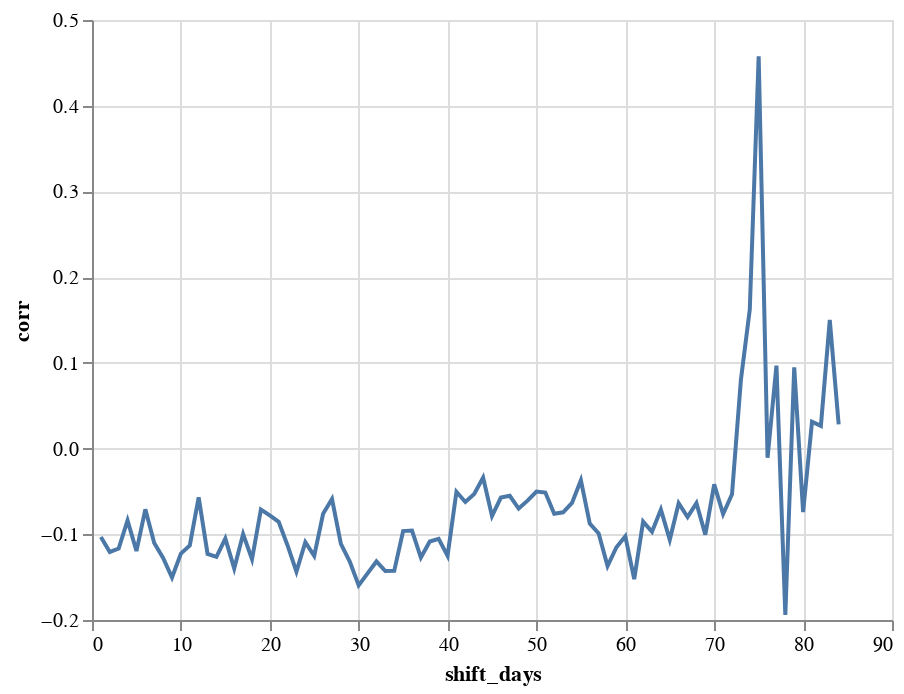

Here is the notebook cell this chart was saved with:
### Code cell
print("Average corr:",np.nanmean(shift_corrs_flat))
print("Average corr std:",np.nanstd(shift_corrs_flat))

alt.Chart(shift_corrs_flat_df.groupby('shift_days').mean().reset_index()).mark_line().encode(
    x='shift_days',
    y='corr'
)

### Figure 1 — Vega-Lite specification as saved in the notebook (floating-point values rounded to 4 significant figures)
{"config": {"view": {"continuousWidth": 400, "continuousHeight": 300}}, "data": {"name": "data-eb2e2225fcf20d8219a575a159fff5e0"}, "mark": "line", "encoding": {"x": {"type": "quantitative", "field": "shift_days"}, "y": {"type": "quantitative", "field": "corr"}}, "$schema": "https://vega.github.io/schema/vega-lite/v4.8.1.json", "datasets": {"data-eb2e2225fcf20d8219a575a159fff5e0": [{"shift_days": 1, "corr": -0.1031}, {"shift_days": 2, "corr": -0.1206}, {"shift_days": 3, "corr": -0.1166}, {"shift_days": 4, "corr": -0.08372}, {"shift_days": 5, "corr": -0.1196}, {"shift_days": 6, "corr": -0.07086}, {"shift_days": 7, "corr": -0.1102}, {"shift_days": 8, "corr": -0.1276}, {"shift_days": 9, "corr": -0.1504}, {"shift_days": 10, "corr": -0.1225}, {"shift_days": 11, "corr": -0.113}, {"shift_days": 12, "corr": -0.05681}, {"shift_days": 13, "corr": -0.1229}, {"shift_days": 14, "corr": -0.1264}, {"shift_days": 15, "corr": -0.105}, {"shift_days": 16, "corr": -0.1398}, {"shift_days": 17, "corr": -0.09965}, {"shift_days": 18, "corr": -0.1291}, {"shift_days": 19, "corr": -0.07119}, {"shift_days": 20, "corr": -0.07785}, {"shift_days": 21, "corr": -0.08549}, {"shift_days": 22, "corr": -0.113}, {"shift_days": 23, "corr": -0.1436}, {"shift_days": 24, "corr": -0.1092}, {"shift_days": 25, "corr": -0.1252}, {"shift_days": 26, "corr": -0.07601}, {"shift_days": 27, "corr": -0.05889}, {"shift_days": 28, "corr": -0.1112}, {"shift_days": 29, "corr": -0.1318}, {"shift_days": 30, "corr": -0.1596}, {"shift_days": 31, "corr": -0.1456}, {"shift_days": 32, "corr": -0.1317}, {"shift_days": 33, "corr": -0.1429}, {"shift_days": 34, "corr": -0.1427}, {"shift_days": 35, "corr": -0.0963}, {"shift_days": 36, "corr": -0.09568}, {"shift_days": 37, "corr": -0.1271}, {"shift_days": 38, "corr": -0.1084}, {"shift_days": 39, "corr": -0.1053}, {"shift_days": 40, "corr": -0.1251}, {"shift_days": 41, "corr": -0.05043}, {"shift_days": 42, "corr": -0.06227}, {"shift_days": 43, "corr": -0.05286}, {"shift_days": 44, "corr": -0.03375}, {"shift_days": 45, "corr": -0.07875}, {"shift_days": 46, "corr": -0.05716}, {"shift_days": 47, "corr": -0.05511}, {"shift_days": 48, "corr": -0.07005}, {"shift_days": 49, "corr": -0.06077}, {"shift_days": 50, "corr": -0.05011}, {"shift_days": 51, "corr": -0.05124}, {"shift_days": 52, "corr": -0.07605}, {"shift_days": 53, "corr": -0.07438}, {"shift_days": 54, "corr": -0.06338}, {"shift_days": 55, "corr": -0.03706}, {"shift_days": 56, "corr": -0.08761}, {"shift_days": 57, "corr": -0.09899}, {"shift_days": 58, "corr": -0.1371}, {"shift_days": 59, "corr": -0.1151}, {"shift_days": 60, "corr": -0.1023}, {"shift_days": 61, "corr": -0.1523}, {"shift_days": 62, "corr": -0.08524}, {"shift_days": 63, "corr": -0.09711}, {"shift_days": 64, "corr": -0.0712}, {"shift_days": 65, "corr": -0.1064}, {"shift_days": 66, "corr": -0.06377}, {"shift_days": 67, "corr": -0.07986}, {"shift_days": 68, "corr": -0.06361}, {"shift_days": 69, "corr": -0.1004}, {"shift_days": 70, "corr": -0.04178}, {"shift_days": 71, "corr": -0.07638}, {"shift_days": 72, "corr": -0.05339}, {"shift_days": 73, "corr": 0.07997}, {"shift_days": 74, "corr": 0.1622}, {"shift_days": 75, "corr": 0.4577}, {"shift_days": 76, "corr": -0.01071}, {"shift_days": 77, "corr": 0.09675}, {"shift_days": 78, "corr": -0.194}, {"shift_days": 79, "corr": 0.0948}, {"shift_days": 80, "corr": -0.07404}, {"shift_days": 81, "corr": 0.03134}, {"shift_days": 82, "corr": 0.02645}, {"shift_days": 83, "corr": 0.15}, {"shift_days": 84, "corr": 0.02825}]}}
